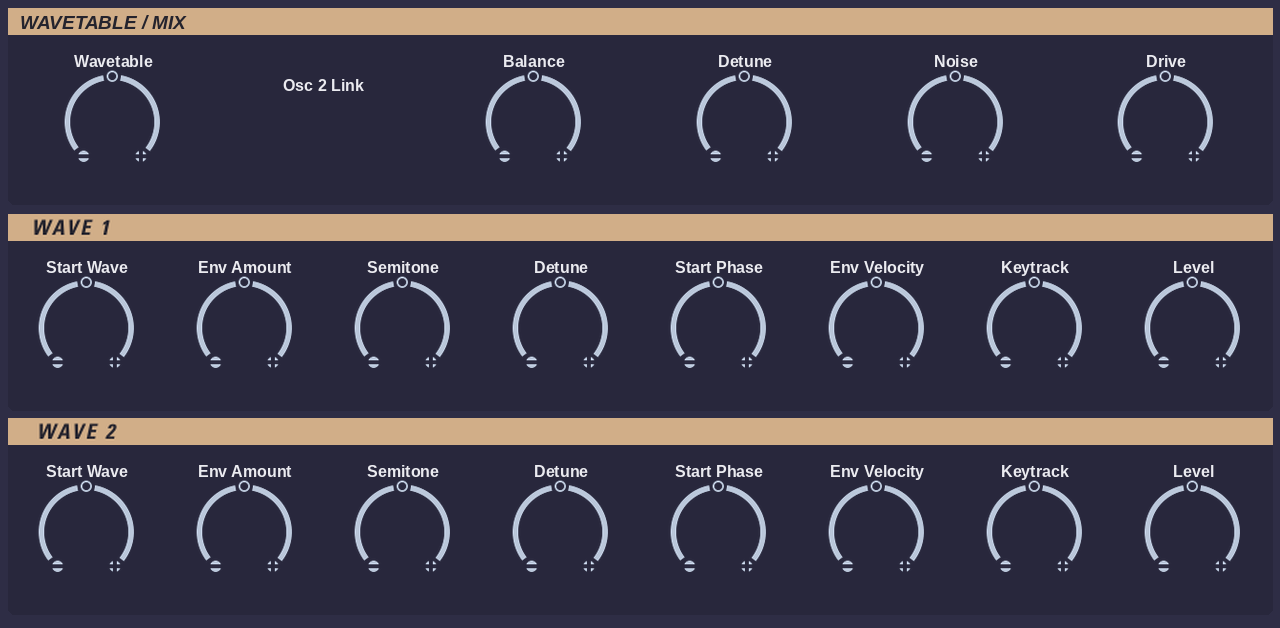
#> input picture vst/images/page_WAVES.png, 1280 x 628 px, found by its file name
$ python mock_waves.py
#> lines starting #> are read from the running program, lines starting #| are printed output that depends on the picture
"""Mock-up of the WAVES tab (not part of the build): docs/mockups/waves.png"""
from PIL import Image, ImageDraw, ImageFont
import math
art = Image.open('vst/images/page_WAVES.png').convert('RGBA')
S = 3
big = art.resize((1280 * S, 628 * S), Image.LANCZOS)
d = ImageDraw.Draw(big, 'RGBA')
fnt = ImageFont.truetype('/home/sam/mpc-vst-plugins-434/tools/html_art/fonts/TitilliumWeb-SemiBold.ttf', 15 * S)

def knob(cx, cy, v, red=False):
    ph = math.radians(-135 + 270 * v); r = 33 * S; X, Y = cx * S, cy * S
    d.ellipse((X - r, Y - r, X + r, Y + r), fill=(218, 46, 46, 255) if red else (84, 84, 84, 255))
    dx, dy = X + 22 * S * math.sin(ph), Y - 22 * S * math.cos(ph)
    d.ellipse((dx - 6 * S, dy - 6 * S, dx + 6 * S, dy + 6 * S), fill=(138, 28, 28, 255) if red else (42, 42, 42, 255))

def val(cx, cy, t):
    d.text((cx * S, (cy + 55) * S), t, font=fnt, fill=(187, 200, 219, 255), anchor='mm')

for x, v, t in zip([113, 534, 745, 956, 1166], (.4, .5, .2, .1, .0), ('12', '0', '+8', '0', '0')):
    knob(x, 122, v, red=(x == 113)); val(x, 122, t)
d.rounded_rectangle((300 * S, 95 * S, 350 * S, 125 * S), 6 * S, fill=(96, 126, 167, 255))
d.text((325 * S, 110 * S), 'OFF', font=fnt, fill=(255, 255, 255, 255), anchor='mm')
xs = [86 + 158 * i for i in range(8)]
for cy in (328, 532):
    for i, x in enumerate(xs):
        knob(x, cy, (i * 37 % 100) / 100); val(x, cy, str(i * 9 - 12))
base = big.copy()
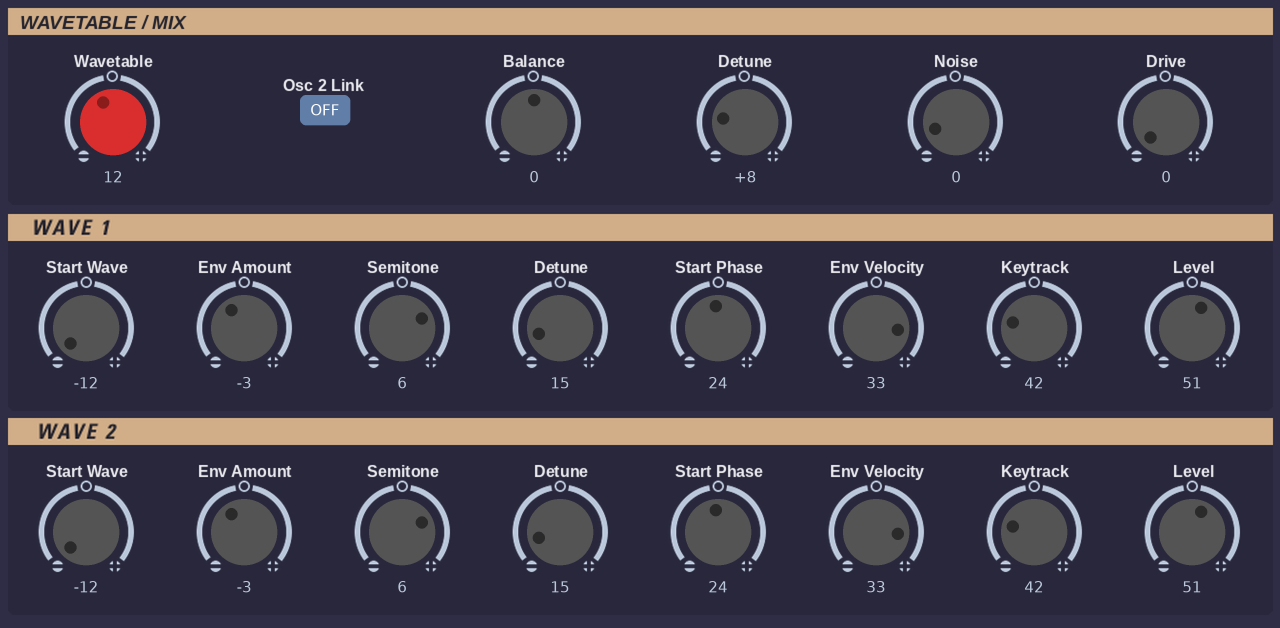
#> base: PIL image 3840x1884 RGBA (shown at 1/3 size); mean R, G, B, A 72.6, 67.2, 79, 255

def rect(x0, y0, x1, y1):
    d.rounded_rectangle((x0 * S, y0 * S, x1 * S, y1 * S), 10 * S, outline=(255, 140, 0, 255), width=2 * S)

def save(name, rects):
#> called with name = 'waves_sub1.png'
    global d
    im = base.copy(); d = ImageDraw.Draw(im, 'RGBA')
    for r in rects: rect(*r)
    im.resize((1280, 628), Image.LANCZOS).convert('RGB').save('docs/mockups/' + name)
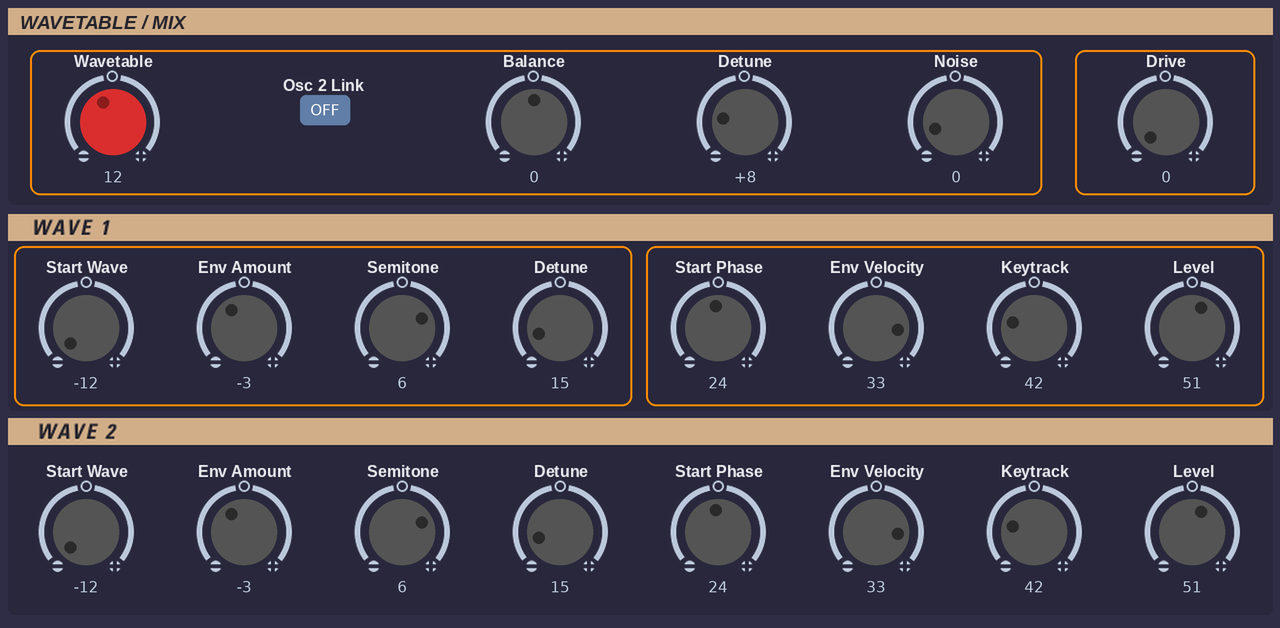
#> saved as waves_sub1.png: PIL image 1280x628 RGB; mean R, G, B 75.7, 68.7, 78.1

L = lambda cy: (xs[0] - 72, cy - 82, xs[3] + 72, cy + 78)
R = lambda cy: (xs[4] - 72, cy - 82, xs[7] + 72, cy + 78)
save('waves_sub1.png', [(30, 50, 1042, 195), (1075, 50, 1255, 195), L(328), R(328)])
save('waves_sub2.png', [L(532), R(532)])
#> call 2 of save, with name = 'waves_sub2.png'
#> in save (call 2), `im.resize((1280, 628), Image.LANCZOS).convert('RGB').save('docs/mockup..`:
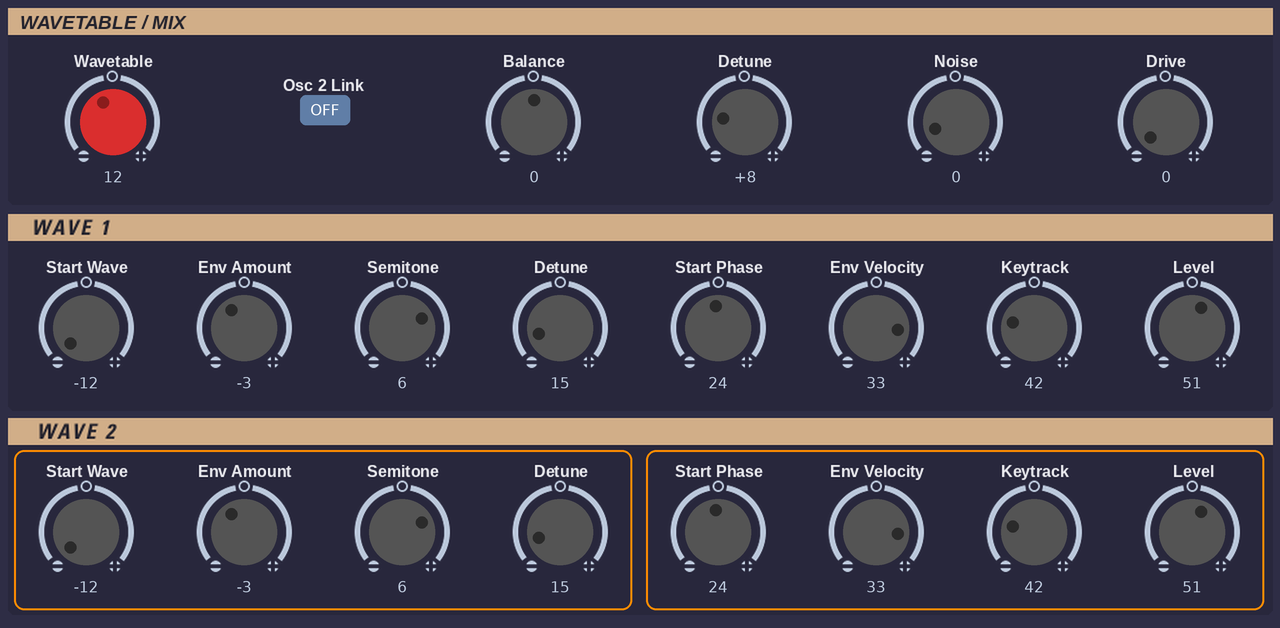
#> saved as waves_sub2.png: PIL image 1280x628 RGB; mean R, G, B 74.2, 68, 78.5

$ run again, with vst/images/page_AMP.png copied over vst/images/page_WAVES.png
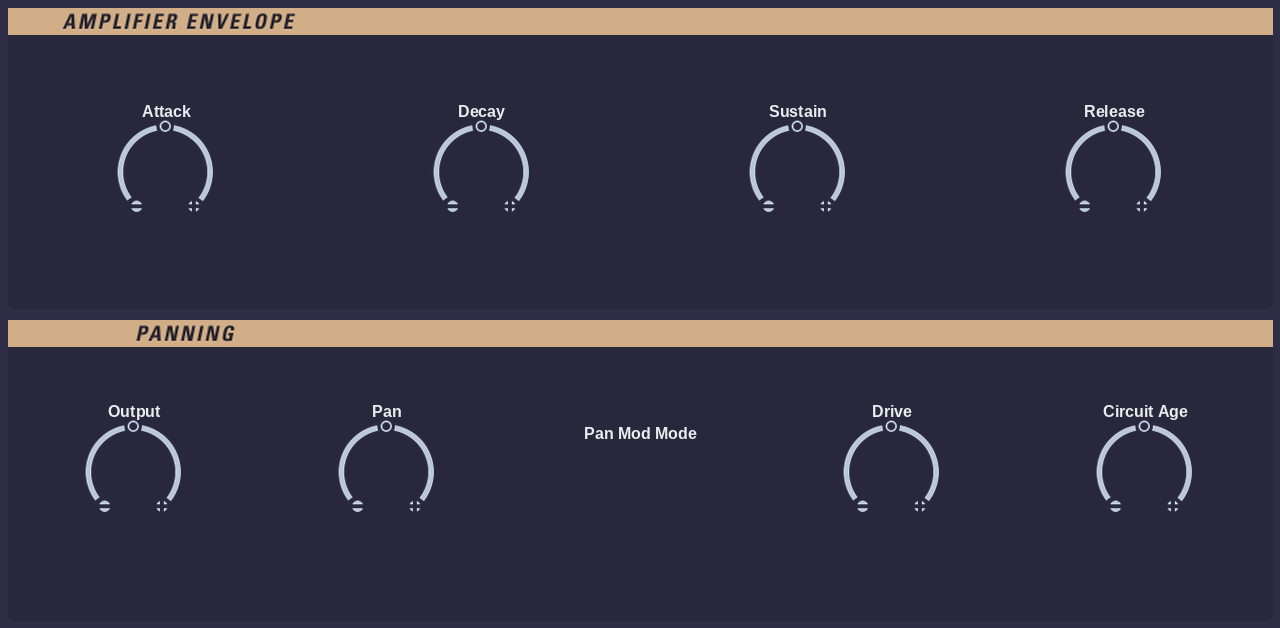
#> input picture vst/images/page_AMP.png, 1280 x 628 px, found by its file name
#> in save, `im.resize((1280, 628), Image.LANCZOS).convert('RGB').save('docs/mockup..`:
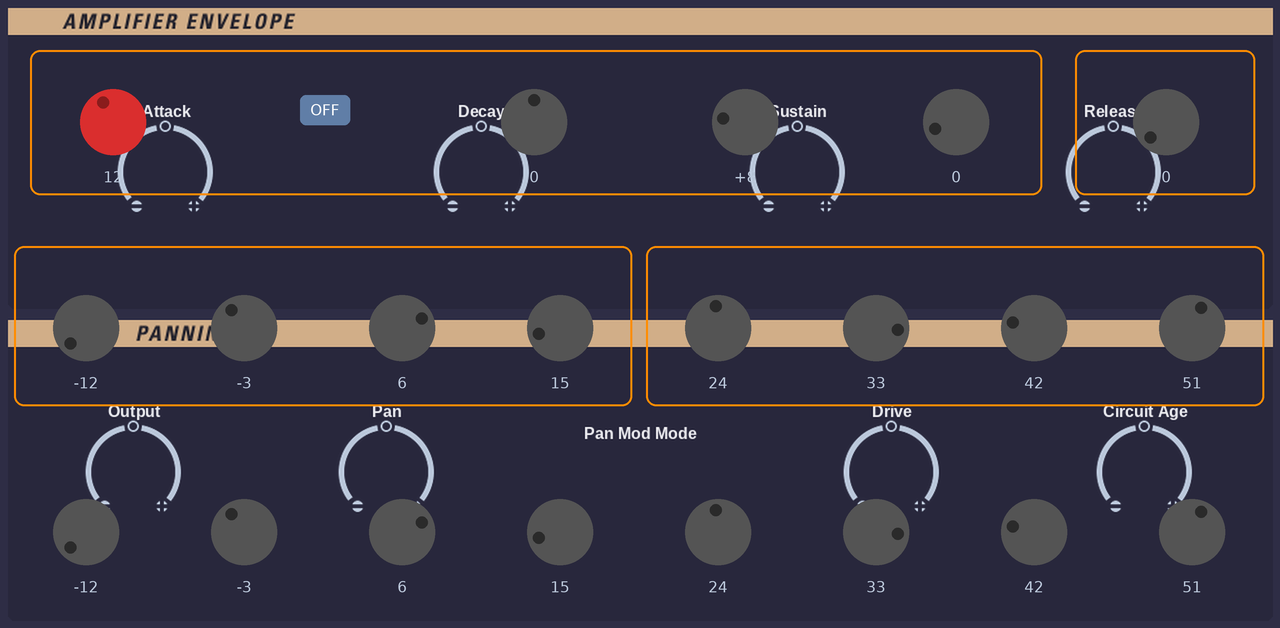
#> saved as waves_sub1.png: PIL image 1280x628 RGB; mean R, G, B 61.3, 56, 69
#> in save (call 2), `im.resize((1280, 628), Image.LANCZOS).convert('RGB').save('docs/mockup..`:
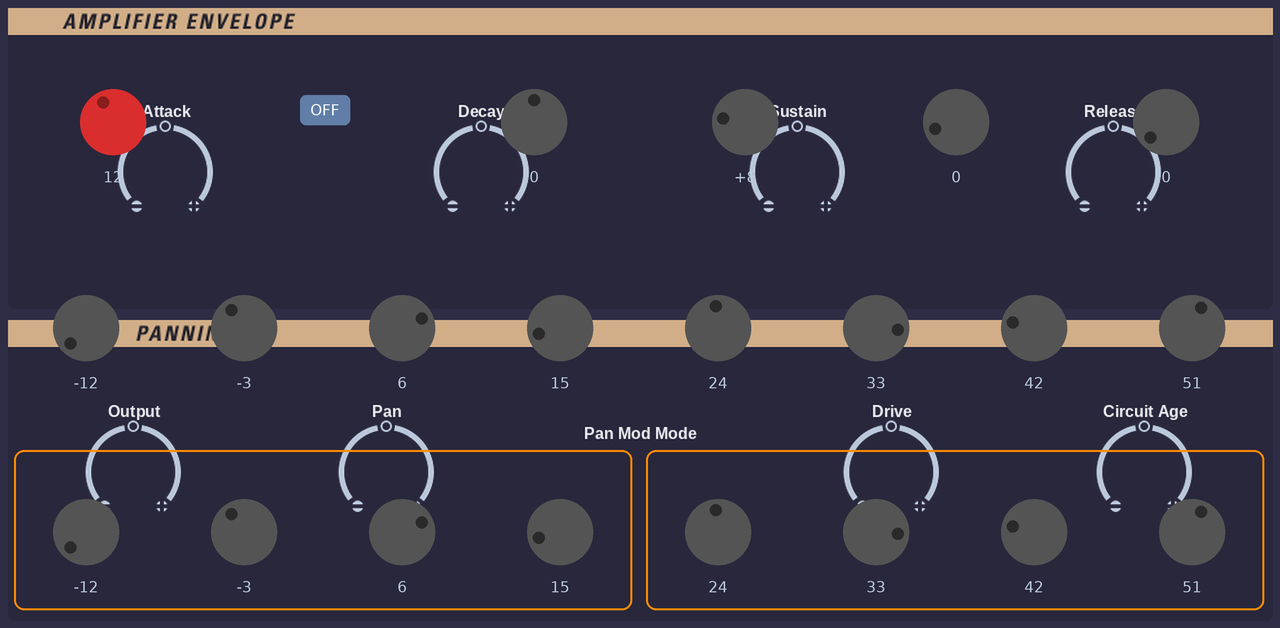
#> saved as waves_sub2.png: PIL image 1280x628 RGB; mean R, G, B 59.8, 55.3, 69.5
